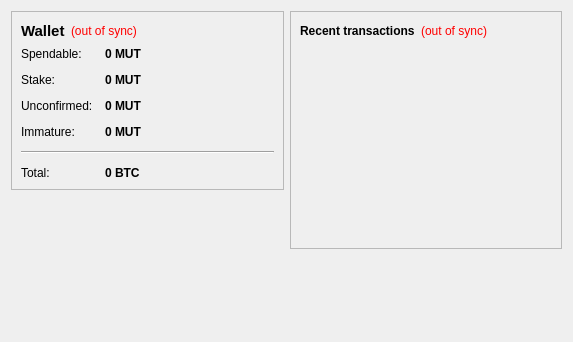
<?xml version="1.0" encoding="UTF-8"?>
<ui version="4.0">
 <class>OverviewPage</class>
 <widget class="QWidget" name="OverviewPage">
  <property name="geometry">
   <rect>
    <x>0</x>
    <y>0</y>
    <width>573</width>
    <height>342</height>
   </rect>
  </property>
  <property name="windowTitle">
   <string>Form</string>
  </property>
  <layout class="QHBoxLayout" name="horizontalLayout" stretch="1,1">
   <item>
    <layout class="QVBoxLayout" name="verticalLayout_2">
     <item>
      <widget class="QFrame" name="frame">
       <property name="frameShape">
        <enum>QFrame::StyledPanel</enum>
       </property>
       <property name="frameShadow">
        <enum>QFrame::Raised</enum>
       </property>
       <layout class="QVBoxLayout" name="verticalLayout_4">
        <item>
         <layout class="QHBoxLayout" name="horizontalLayout_4">
          <item>
           <widget class="QLabel" name="label_5">
            <property name="font">
             <font>
              <pointsize>11</pointsize>
              <weight>75</weight>
              <bold>true</bold>
             </font>
            </property>
            <property name="text">
             <string>Wallet</string>
            </property>
           </widget>
          </item>
          <item>
           <widget class="QLabel" name="labelWalletStatus">
            <property name="toolTip">
             <string>The displayed information may be out of date. Your wallet automatically synchronizes with the MUTUALCOIN network after a connection is established, but this process has not completed yet.</string>
            </property>
            <property name="styleSheet">
             <string notr="true">QLabel { color: red; }</string>
            </property>
            <property name="text">
             <string notr="true">(out of sync)</string>
            </property>
            <property name="alignment">
             <set>Qt::AlignLeading|Qt::AlignLeft|Qt::AlignVCenter</set>
            </property>
           </widget>
          </item>
          <item>
           <spacer name="horizontalSpacer_2">
            <property name="orientation">
             <enum>Qt::Horizontal</enum>
            </property>
            <property name="sizeHint" stdset="0">
             <size>
              <width>40</width>
              <height>20</height>
             </size>
            </property>
           </spacer>
          </item>
         </layout>
        </item>
        <item>
         <layout class="QFormLayout" name="formLayout_2">
          <property name="fieldGrowthPolicy">
           <enum>QFormLayout::AllNonFixedFieldsGrow</enum>
          </property>
          <property name="horizontalSpacing">
           <number>12</number>
          </property>
          <property name="verticalSpacing">
           <number>12</number>
          </property>
          <item row="0" column="0">
           <widget class="QLabel" name="label">
            <property name="text">
             <string>Spendable:</string>
            </property>
           </widget>
          </item>
          <item row="0" column="1">
           <widget class="QLabel" name="labelBalance">
            <property name="font">
             <font>
              <weight>75</weight>
              <bold>true</bold>
             </font>
            </property>
            <property name="cursor">
             <cursorShape>IBeamCursor</cursorShape>
            </property>
            <property name="toolTip">
             <string>Your current spendable balance</string>
            </property>
            <property name="text">
             <string notr="true">0 MUT</string>
            </property>
            <property name="textInteractionFlags">
             <set>Qt::LinksAccessibleByMouse|Qt::TextSelectableByKeyboard|Qt::TextSelectableByMouse</set>
            </property>
           </widget>
          </item>
          <item row="1" column="0">
           <widget class="QLabel" name="label_6">
            <property name="text">
             <string>Stake:</string>
            </property>
           </widget>
          </item>
          <item row="1" column="1">
           <widget class="QLabel" name="labelStake">
            <property name="font">
             <font>
              <weight>75</weight>
              <bold>true</bold>
             </font>
            </property>
            <property name="cursor">
             <cursorShape>IBeamCursor</cursorShape>
            </property>
            <property name="toolTip">
             <string>Total of coins that was staked, and do not yet count toward the current balance</string>
            </property>
            <property name="text">
             <string notr="true">0 MUT</string>
            </property>
            <property name="textInteractionFlags">
             <set>Qt::LinksAccessibleByMouse|Qt::TextSelectableByKeyboard|Qt::TextSelectableByMouse</set>
            </property>
           </widget>
          </item>
          <item row="2" column="0">
           <widget class="QLabel" name="label_3">
            <property name="text">
             <string>Unconfirmed:</string>
            </property>
           </widget>
          </item>
          <item row="2" column="1">
           <widget class="QLabel" name="labelUnconfirmed">
            <property name="font">
             <font>
              <weight>75</weight>
              <bold>true</bold>
             </font>
            </property>
            <property name="cursor">
             <cursorShape>IBeamCursor</cursorShape>
            </property>
            <property name="toolTip">
             <string>Total of transactions that have yet to be confirmed, and do not yet count toward the current balance</string>
            </property>
            <property name="text">
             <string notr="true">0 MUT</string>
            </property>
            <property name="textInteractionFlags">
             <set>Qt::LinksAccessibleByMouse|Qt::TextSelectableByKeyboard|Qt::TextSelectableByMouse</set>
            </property>
           </widget>
          </item>
          <item row="3" column="0">
           <widget class="QLabel" name="labelImmatureText">
            <property name="text">
             <string>Immature:</string>
            </property>
           </widget>
          </item>
          <item row="3" column="1">
           <widget class="QLabel" name="labelImmature">
            <property name="font">
             <font>
              <weight>75</weight>
              <bold>true</bold>
             </font>
            </property>
            <property name="toolTip">
             <string>Mined balance that has not yet matured</string>
            </property>
            <property name="text">
             <string notr="true">0 MUT</string>
            </property>
            <property name="textInteractionFlags">
             <set>Qt::LinksAccessibleByMouse|Qt::TextSelectableByKeyboard|Qt::TextSelectableByMouse</set>
            </property>
           </widget>
          </item>
          <item row="4" column="0" colspan="2">
           <widget class="Line" name="line">
            <property name="orientation">
             <enum>Qt::Horizontal</enum>
            </property>
           </widget>
          </item>
          <item row="5" column="0">
           <widget class="QLabel" name="labelTotalText">
            <property name="text">
             <string>Total:</string>
            </property>
           </widget>
          </item>
          <item row="5" column="1">
           <widget class="QLabel" name="labelTotal">
            <property name="font">
             <font>
              <weight>75</weight>
              <bold>true</bold>
             </font>
            </property>
            <property name="cursor">
             <cursorShape>IBeamCursor</cursorShape>
            </property>
            <property name="toolTip">
             <string>Your current total balance</string>
            </property>
            <property name="text">
             <string notr="true">0 BTC</string>
            </property>
            <property name="textInteractionFlags">
             <set>Qt::LinksAccessibleByMouse|Qt::TextSelectableByKeyboard|Qt::TextSelectableByMouse</set>
            </property>
           </widget>
          </item>
         </layout>
        </item>
       </layout>
      </widget>
     </item>
     <item>
      <spacer name="verticalSpacer">
       <property name="orientation">
        <enum>Qt::Vertical</enum>
       </property>
       <property name="sizeHint" stdset="0">
        <size>
         <width>20</width>
         <height>40</height>
        </size>
       </property>
      </spacer>
     </item>
    </layout>
   </item>
   <item>
    <layout class="QVBoxLayout" name="verticalLayout_3">
     <item>
      <widget class="QFrame" name="frame_2">
       <property name="frameShape">
        <enum>QFrame::StyledPanel</enum>
       </property>
       <property name="frameShadow">
        <enum>QFrame::Raised</enum>
       </property>
       <layout class="QVBoxLayout" name="verticalLayout">
        <item>
         <layout class="QHBoxLayout" name="horizontalLayout_2">
          <item>
           <widget class="QLabel" name="label_4">
            <property name="text">
             <string>&lt;b&gt;Recent transactions&lt;/b&gt;</string>
            </property>
           </widget>
          </item>
          <item>
           <widget class="QLabel" name="labelTransactionsStatus">
            <property name="toolTip">
             <string>The displayed information may be out of date. Your wallet automatically synchronizes with the MUTUALCOIN network after a connection is established, but this process has not completed yet.</string>
            </property>
            <property name="styleSheet">
             <string notr="true">QLabel { color: red; }</string>
            </property>
            <property name="text">
             <string notr="true">(out of sync)</string>
            </property>
            <property name="alignment">
             <set>Qt::AlignRight|Qt::AlignTrailing|Qt::AlignVCenter</set>
            </property>
           </widget>
          </item>
          <item>
           <spacer name="horizontalSpacer">
            <property name="orientation">
             <enum>Qt::Horizontal</enum>
            </property>
            <property name="sizeHint" stdset="0">
             <size>
              <width>40</width>
              <height>20</height>
             </size>
            </property>
           </spacer>
          </item>
         </layout>
        </item>
        <item>
         <widget class="QListView" name="listTransactions">
          <property name="styleSheet">
           <string notr="true">QListView { background: transparent; }</string>
          </property>
          <property name="frameShape">
           <enum>QFrame::NoFrame</enum>
          </property>
          <property name="verticalScrollBarPolicy">
           <enum>Qt::ScrollBarAlwaysOff</enum>
          </property>
          <property name="horizontalScrollBarPolicy">
           <enum>Qt::ScrollBarAlwaysOff</enum>
          </property>
          <property name="selectionMode">
           <enum>QAbstractItemView::NoSelection</enum>
          </property>
         </widget>
        </item>
       </layout>
      </widget>
     </item>
     <item>
      <spacer name="verticalSpacer_2">
       <property name="orientation">
        <enum>Qt::Vertical</enum>
       </property>
       <property name="sizeHint" stdset="0">
        <size>
         <width>20</width>
         <height>40</height>
        </size>
       </property>
      </spacer>
     </item>
    </layout>
   </item>
  </layout>
 </widget>
 <resources/>
 <connections/>
</ui>
